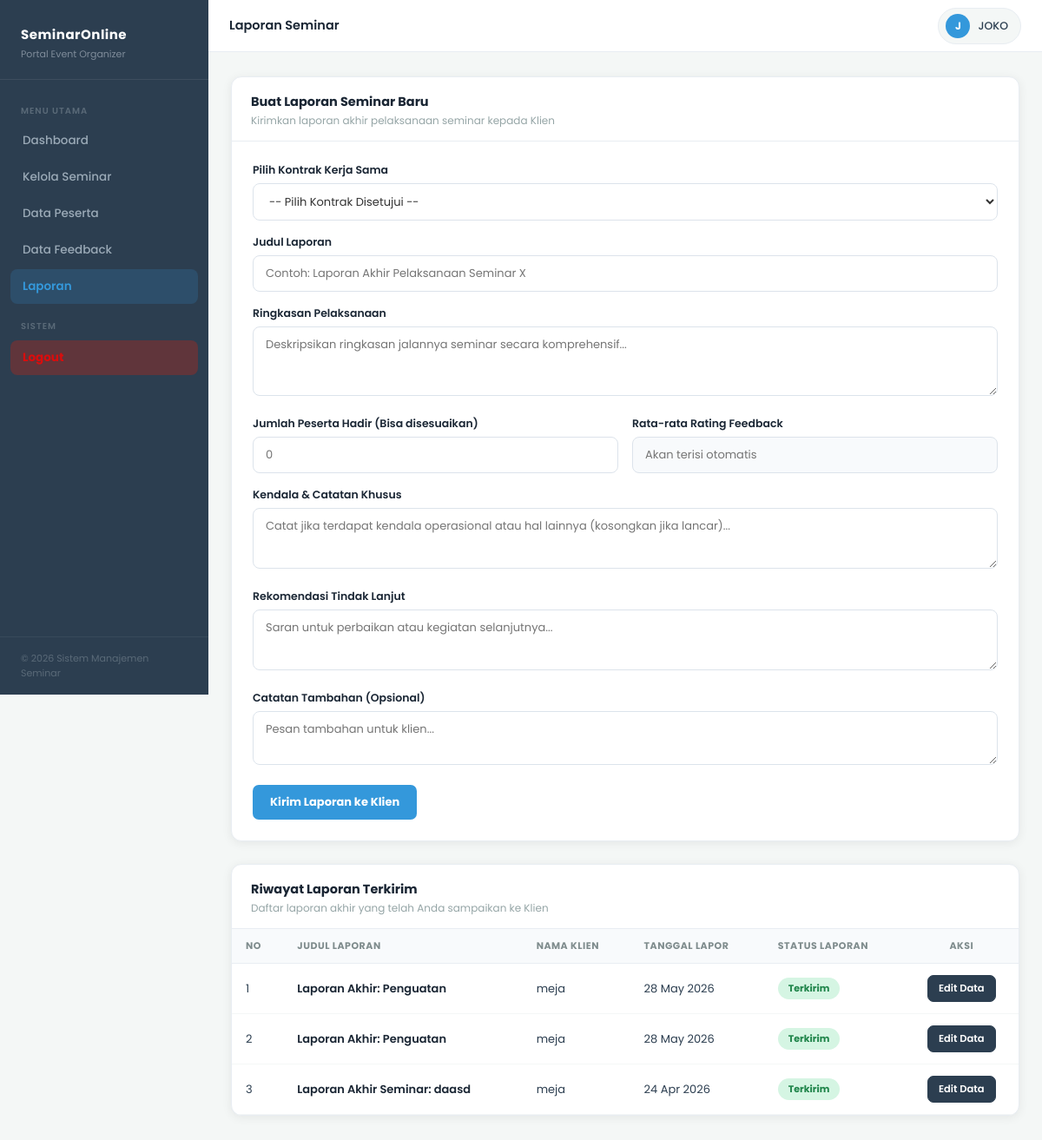
Page /buat_laporan.php (signed in) on the committed database.
### tables this page shows
CREATE TABLE `users` (
  `id` int(11) NOT NULL,
  `nama` varchar(100) NOT NULL,
  `email` varchar(100) NOT NULL,
  `password` varchar(255) NOT NULL,
  `role` enum('admin','eo','klien','narasumber','peserta') NOT NULL,
  `no_hp` varchar(20) NOT NULL,
  `foto_profil` varchar(255) NOT NULL,
  `created_at` timestamp NOT NULL DEFAULT current_timestamp()
);

CREATE TABLE `laporan_akhir` (
  `laporan_id` int(11) NOT NULL,
  `kontrak_id` int(11) NOT NULL,
  `seminar_id` int(11) NOT NULL,
  `eo_id` int(11) NOT NULL,
  `klien_id` int(11) NOT NULL,
  `judul_laporan` varchar(255) NOT NULL,
  `ringkasan` text DEFAULT NULL,
  `peserta_hadir` int(11) DEFAULT 0,
  `kendala` text DEFAULT NULL,
  `rekomendasi` text DEFAULT NULL,
  `catatan_tambahan` text DEFAULT NULL,
  `tanggal_laporan` date DEFAULT NULL,
  `status_laporan` enum('draft','terkirim') DEFAULT 'terkirim'
);

### buat_laporan.php (the view, shortened to what this page needs)
<?php
include "config.php";
$eo_id = $_SESSION['id'];
$nama_eo = mysqli_fetch_assoc(mysqli_query($conn, "SELECT nama FROM users WHERE id=$eo_id"))['nama'];
$foto_user = $_SESSION['foto_profil'] ?? null;
$laporan_id = isset($_GET['edit']) ? (int) $_GET['edit'] : 0;
$laporan_data = null;
$laporan_list = mysqli_query($conn, "SELECT l.laporan_id, l.judul_laporan, l.tanggal_laporan, l.status_laporan, k.nomor_kontrak, u.nama AS nama_klien
    FROM laporan_akhir l
    JOIN kontrak k ON l.kontrak_id = k.kontrak_id
    JOIN users u ON l.klien_id = u.id
    WHERE l.eo_id = $eo_id
    ORDER BY l.laporan_id DESC
");
?>
<!DOCTYPE html>
<html lang="id">
<head>
</head>
<body>
    <nav class="sidebar" id="sidebar">
        <div class="sidebar-brand">
            <h3>SeminarOnline</h3>
            <p>Portal Event Organizer</p>
        </div>
        <div class="sidebar-nav">
            <span class="nav-label">Menu Utama</span>
            <a href="dashboardeo.php">Dashboard</a>
            <a href="seminar.php">Kelola Seminar</a>
            <a href="data_peserta.php">Data Peserta</a>
            <a href="feedback_eo.php">Data Feedback</a>
            <a href="buat_laporan.php" class="active">Laporan</a>
            <span class="nav-label" style="margin-top:18px">Sistem</span>
            <a href="logout.php" class="logout">Logout</a>
        </div>
        <div class="sidebar-footer">&copy; 2026 Sistem Manajemen Seminar</div>
    </nav>
    <div class="topbar" id="topbar">
        <div class="topbar-left">
            <span class="topbar-title">Laporan Seminar</span>
        </div>
        <div class="user-pill">
            <div class="user-avatar">
                <?php if ($foto_user): ?>
                    <img src="upload/foto_profil/<?= htmlspecialchars($foto_user) ?>">
                <?php else: ?>
                    <?= mb_strtoupper(mb_substr($nama_eo, 0, 1)) ?>
                <?php endif; ?>
            </div>
            <?= htmlspecialchars($nama_eo) ?>
        </div>
    </div>
    <div class="main" id="main">
        <div class="content">
            <div class="table-card">
                <div class="card-head">
                    <div>
                        <h3><?= $laporan_id ? 'Edit Laporan Seminar' : 'Buat Laporan Seminar Baru' ?></h3>
                        <p>Kirimkan laporan akhir pelaksanaan seminar kepada Klien</p>
                    </div>
                </div>
                <div class="form-content">
                    <form method="POST" id="formLaporan">
                        <div class="form-group">
                            <label class="form-label">Pilih Kontrak Kerja Sama</label>
                            <select name="kontrak_id" id="select_kontrak" class="form-input"
                                onchange="loadData(this.value)" required>
                                <option value="">-- Pilih Kontrak Disetujui --</option>
                            </select>
                        </div>
                        <div class="form-group">
                            <label class="form-label">Judul Laporan</label>
                            <input type="text" name="judul_laporan" id="judul_laporan" class="form-input"
                                value="<?= htmlspecialchars($laporan_data['judul_laporan'] ?? '') ?>"
                                placeholder="Contoh: Laporan Akhir Pelaksanaan Seminar X" required>
                        </div>
                        <div class="form-group">
                            <label class="form-label">Ringkasan Pelaksanaan</label>
                            <textarea name="ringkasan" id="ringkasan" class="form-textarea"
                                placeholder="Deskripsikan ringkasan jalannya seminar secara komprehensif..."><?= htmlspecialchars($laporan_data['ringkasan'] ?? '') ?></textarea>
                        </div>
                        <div class="form-row">
                            <div class="form-group" style="margin-bottom:0;">
                                <label class="form-label">Jumlah Peserta Hadir (Bisa disesuaikan)</label>
                                <input type="number" name="peserta_hadir" id="peserta_hadir" class="form-input"
                                    value="<?= $laporan_data['peserta_hadir'] ?? '' ?>" placeholder="0" min="0">
                            </div>
                            <div class="form-group" style="margin-bottom:0;">
                                <label class="form-label">Rata-rata Rating Feedback</label>
                                <input type="text" id="field_rating" class="form-input" readonly
                                    placeholder="Akan terisi otomatis">
                            </div>
                        </div>
                        <div class="form-group">
                            <label class="form-label">Kendala & Catatan Khusus</label>
                            <textarea name="kendala" class="form-textarea" style="min-height: 70px;"
                                placeholder="Catat jika terdapat kendala operasional atau hal lainnya (kosongkan jika lancar)..."><?= htmlspecialchars($laporan_data['kendala'] ?? '') ?></textarea>
                        </div>
                        <div class="form-group">
                            <label class="form-label">Rekomendasi Tindak Lanjut</label>
                            <textarea name="rekomendasi" class="form-textarea" style="min-height: 70px;"
                                placeholder="Saran untuk perbaikan atau kegiatan selanjutnya..."><?= htmlspecialchars($laporan_data['rekomendasi'] ?? '') ?></textarea>
                        </div>
                        <div class="form-group">
                            <label class="form-label">Catatan Tambahan (Opsional)</label>
                            <textarea name="catatan_tambahan" class="form-textarea" style="min-height: 60px;"
                                placeholder="Pesan tambahan untuk klien..."><?= htmlspecialchars($laporan_data['catatan_tambahan'] ?? '') ?></textarea>
                        </div>
                        <div style="display:flex; gap:12px; margin-top: 10px;">
                            <button type="submit" name="simpan" class="btn-primary">
                                <?= $laporan_id ? 'Simpan Perubahan Laporan' : 'Kirim Laporan ke Klien' ?>
                            </button>
                        </div>
                    </form>
                </div>
            </div>
            <div class="table-card">
                <div class="card-head">
                    <div>
                        <h3>Riwayat Laporan Terkirim</h3>
                        <p>Daftar laporan akhir yang telah Anda sampaikan ke Klien</p>
                    </div>
                </div>
                <div class="tbl-wrap">
                    <table>
                        <thead>
                            <tr>
                                <th>No</th>
                                <th>Judul Laporan</th>
                                <th>Nama Klien</th>
                                <th>Tanggal Lapor</th>
                                <th>Status Laporan</th>
                                <th style="text-align: center;">Aksi</th>
                            </tr>
                        </thead>
                        <tbody>
                            <?php
                            $no = 1;
                            if (mysqli_num_rows($laporan_list) == 0): ?>
                                <tr>
                                    <td colspan="6" style="text-align:center; color:#95a5a6; padding:30px;">
                                        Belum ada riwayat pengiriman laporan.
                                    </td>
                                </tr>
                            <?php else:
                                while ($l = mysqli_fetch_assoc($laporan_list)):
                                    $status_class = 'badge-menunggu';
                                    if (strtolower($l['status_laporan']) == 'terkirim' || strtolower($l['status_laporan']) == 'selesai') {
                                        $status_class = 'badge-diterima';
                                    }
                                    ?>
                                    <tr>
                                        <td><?= $no++ ?></td>
                                        <td>
                                            <div class="td-title"
                                                style="max-width:200px; white-space:nowrap; overflow:hidden; text-overflow:ellipsis;"
                                                title="<?= htmlspecialchars($l['judul_laporan']) ?>">
                                                <?= htmlspecialchars($l['judul_laporan']) ?>
                                            </div>
                                        </td>
                                        <td><?= htmlspecialchars($l['nama_klien']) ?></td>
                                        <td><?= date('d M Y', strtotime($l['tanggal_laporan'])) ?></td>
                                        <td>
                                            <span class="tbl-badge <?= $status_class ?>">
                                                <?= ucfirst($l['status_laporan']) ?>
                                            </span>
                                        </td>
                                        <td style="text-align: center;">
                                            <a href="buat_laporan.php?edit=<?= $l['laporan_id'] ?>" class="btn-edit-sm">Edit
                                                Data</a>
                                        </td>
                                    </tr>
                                <?php endwhile;
                            endif; ?>
                        </tbody>
                    </table>
                </div>
            </div>
        </div>
    </div>
</body>
</html>

### rows in the picture
users: nama "J", nama "JOKO"
laporan_akhir: judul_laporan "Laporan Akhir: Penguatan", users.nama "meja", tanggal_laporan "28 May 2026", status_laporan "Terkirim"
laporan_akhir: judul_laporan "Laporan Akhir: Penguatan", users.nama "meja", tanggal_laporan "28 May 2026", status_laporan "Terkirim"
laporan_akhir: judul_laporan "Laporan Akhir Seminar: daasd", users.nama "meja", tanggal_laporan "24 Apr 2026", status_laporan "Terkirim"
